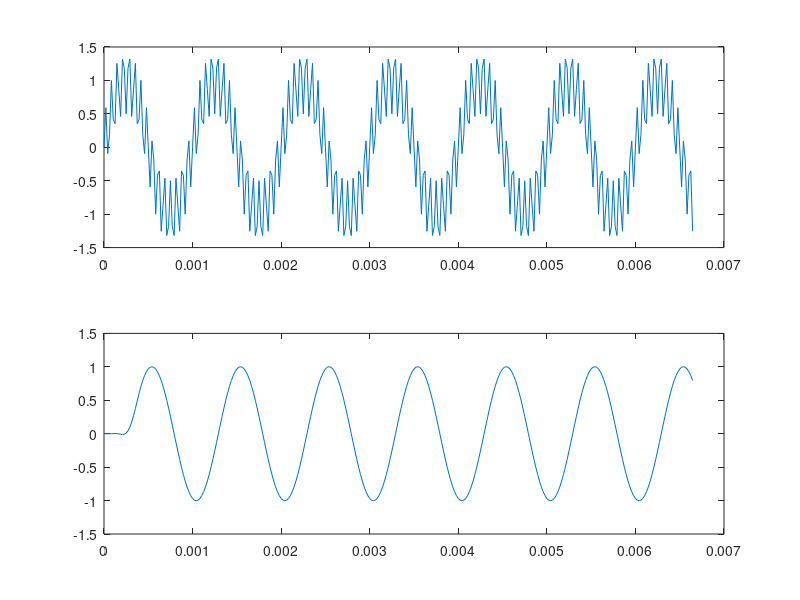
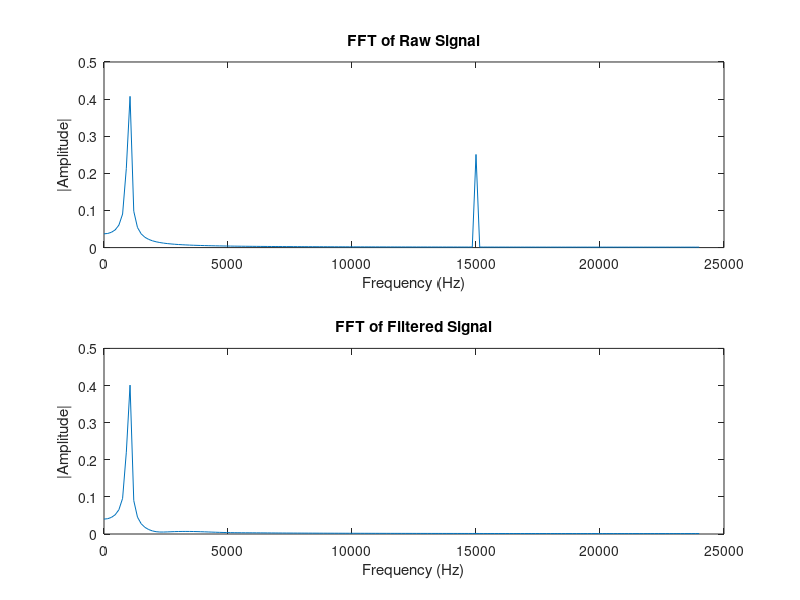

Source code (MATLAB) for these figures, in order:
clc
clear
close all;

data = [0.000000,0.000000,...
0.592466,-0.001080,...
-0.094734,-0.000768,...
0.191342,-0.000198,...
1.000000,0.000064,...
0.417420,0.002085,...
0.353553,0.003689,...
1.255293,0.001586,...
0.866025,-0.002628,...
0.461940,-0.007591,...
1.319479,-0.011939,...
1.182787,-0.008667,...
0.500000,0.008898,...
1.182787,0.043054,...
1.319479,0.097447,...
0.461940,0.174041,...
0.866025,0.268142,...
1.255293,0.374772,...
0.353553,0.489336,...
0.417420,0.602415,...
1.000000,0.705874,...
0.191342,0.796835,...
-0.094734,0.871590,...
0.592466,0.927788,...
-0.000000,0.968218,...
-0.592466,0.993467,...
0.094734,1.001205,...
-0.191342,0.992586,...
-1.000000,0.968154,...
-0.417420,0.925703,...
-0.353553,0.867901,...
-1.255293,0.795249,...
-0.866025,0.708502,...
-0.461940,0.610006,...
-1.319479,0.501275,...
-1.182787,0.383439,...
-0.500000,0.259244,...
-1.182787,0.130987,...
-1.319479,-0.000000,...
-0.461940,-0.130987,...
-0.866025,-0.259244,...
-1.255293,-0.383439,...
-0.353553,-0.501275,...
-0.417420,-0.610006,...
-1.000000,-0.708502,...
-0.191342,-0.795249,...
0.094734,-0.867901,...
-0.592466,-0.925703,...
0.000000,-0.968154,...
0.592466,-0.993666,...
-0.094734,-1.001974,...
0.191342,-0.993666,...
1.000000,-0.968154,...
0.417420,-0.925703,...
0.353553,-0.867901,...
1.255293,-0.795249,...
0.866025,-0.708502,...
0.461940,-0.610006,...
1.319479,-0.501275,...
1.182787,-0.383439,...
0.500000,-0.259244,...
1.182787,-0.130987,...
1.319479,0.000000,...
0.461940,0.130987,...
0.866025,0.259244,...
1.255293,0.383439,...
0.353553,0.501275,...
0.417420,0.610006,...
1.000000,0.708502,...
0.191342,0.795249,...
-0.094734,0.867901,...
0.592466,0.925703,...
0.000000,0.968154,...
-0.592466,0.993666,...
0.094734,1.001974,...
-0.191342,0.993666,...
-1.000000,0.968154,...
-0.417420,0.925703,...
-0.353553,0.867901,...
-1.255293,0.795249,...
-0.866025,0.708502,...
-0.461940,0.610006,...
-1.319479,0.501275,...
-1.182787,0.383439,...
-0.500000,0.259244,...
-1.182787,0.130987,...
-1.319479,-0.000000,...
-0.461940,-0.130987,...
-0.866025,-0.259244,...
-1.255293,-0.383439,...
-0.353553,-0.501275,...
-0.417420,-0.610006,...
-1.000000,-0.708502,...
-0.191342,-0.795249,...
0.094734,-0.867901,...
-0.592466,-0.925703,...
0.000000,-0.968154,...
0.592466,-0.993666,...
-0.094734,-1.001974,...
0.191342,-0.993666,...
1.000000,-0.968154,...
0.417420,-0.925703,...
0.353553,-0.867901,...
1.255293,-0.795249,...
0.866025,-0.708502,...
0.461940,-0.610006,...
1.319479,-0.501275,...
1.182787,-0.383439,...
0.500000,-0.259244,...
1.182787,-0.130987,...
1.319479,0.000000,...
0.461940,0.130987,...
0.866025,0.259244,...
1.255293,0.383439,...
0.353553,0.501275,...
0.417420,0.610006,...
1.000000,0.708502,...
0.191342,0.795249,...
-0.094734,0.867901,...
0.592466,0.925703,...
0.000000,0.968154,...
-0.592466,0.993666,...
0.094734,1.001974,...
-0.191342,0.993666,...
-1.000000,0.968154,...
-0.417420,0.925703,...
-0.353553,0.867901,...
-1.255293,0.795249,...
-0.866025,0.708502,...
-0.461940,0.610006,...
-1.319479,0.501275,...
-1.182787,0.383439,...
-0.500000,0.259244,...
-1.182787,0.130987,...
-1.319479,-0.000000,...
-0.461940,-0.130987,...
-0.866025,-0.259244,...
-1.255293,-0.383439,...
-0.353553,-0.501275,...
-0.417420,-0.610006,...
-1.000000,-0.708502,...
-0.191342,-0.795249,...
0.094734,-0.867901,...
-0.592466,-0.925703,...
-0.000000,-0.968154,...
0.592466,-0.993666,...
-0.094734,-1.001974,...
0.191342,-0.993666,...
1.000000,-0.968154,...
0.417420,-0.925703,...
0.353553,-0.867901,...
1.255293,-0.795249,...
0.866025,-0.708502,...
0.461940,-0.610006,...
1.319479,-0.501275,...
1.182787,-0.383439,...
0.500000,-0.259244,...
1.182787,-0.130987,...
1.319479,0.000000,...
0.461940,0.130987,...
0.866025,0.259244,...
1.255293,0.383439,...
0.353553,0.501275,...
0.417420,0.610006,...
1.000000,0.708502,...
0.191342,0.795249,...
-0.094734,0.867901,...
0.592466,0.925703,...
-0.000000,0.968154,...
-0.592466,0.993666,...
0.094734,1.001974,...
-0.191342,0.993666,...
-1.000000,0.968154,...
-0.417420,0.925703,...
-0.353553,0.867901,...
-1.255293,0.795249,...
-0.866025,0.708502,...
-0.461940,0.610006,...
-1.319479,0.501275,...
-1.182787,0.383439,...
-0.500000,0.259244,...
-1.182787,0.130987,...
-1.319479,-0.000000,...
-0.461940,-0.130987,...
-0.866025,-0.259244,...
-1.255293,-0.383439,...
-0.353553,-0.501275,...
-0.417420,-0.610006,...
-1.000000,-0.708502,...
-0.191342,-0.795249,...
0.094734,-0.867901,...
-0.592466,-0.925703,...
0.000000,-0.968154,...
0.592466,-0.993666,...
-0.094734,-1.001974,...
0.191342,-0.993666,...
1.000000,-0.968154,...
0.417420,-0.925703,...
0.353553,-0.867901,...
1.255293,-0.795249,...
0.866025,-0.708502,...
0.461940,-0.610006,...
1.319479,-0.501275,...
1.182787,-0.383439,...
0.500000,-0.259244,...
1.182787,-0.130987,...
1.319479,0.000000,...
0.461940,0.130987,...
0.866025,0.259244,...
1.255293,0.383439,...
0.353553,0.501275,...
0.417420,0.610006,...
1.000000,0.708502,...
0.191342,0.795249,...
-0.094734,0.867901,...
0.592466,0.925703,...
0.000000,0.968154,...
-0.592466,0.993666,...
0.094734,1.001974,...
-0.191342,0.993666,...
-1.000000,0.968154,...
-0.417420,0.925703,...
-0.353553,0.867901,...
-1.255293,0.795249,...
-0.866025,0.708502,...
-0.461940,0.610006,...
-1.319479,0.501275,...
-1.182787,0.383439,...
-0.500000,0.259244,...
-1.182787,0.130987,...
-1.319479,-0.000000,......
-0.461940,-0.130987,......
-0.866025,-0.259244,...
-1.255293,-0.383439,...
-0.353553,-0.501275,...
-0.417420,-0.610006,...
-1.000000,-0.708502,...
-0.191342,-0.795249,...
0.094734,-0.867901,...
-0.592466,-0.925703,......
-0.000000,-0.968154,............
0.592466,-0.993666,...
-0.094734,-1.001974,...
0.191342,-0.993666,...
1.000000,-0.968154,......
0.417420,-0.925703,...
0.353553,-0.867901,...
1.255293,-0.795249,...
0.866025,-0.708502,...
0.461940,-0.610006,...
1.319479,-0.501275,...
1.182787,-0.383439,...
0.500000,-0.259244,...
1.182787,-0.130987,...
1.319479,0.000000,...
0.461940,0.130987,...
0.866025,0.259244,...
1.255293,0.383439,...
0.353553,0.501275,...
0.417420,0.610006,...
1.000000,0.708502,...
0.191342,0.795249,...
-0.094734,0.867901,...
0.592466,0.925703,...
0.000000,0.968154,...
-0.592466,0.993666,...
0.094734,1.001974,...
-0.191342,0.993666,...
-1.000000,0.968154,...
-0.417420,0.925703,...
-0.353553,0.867901,...
-1.255293,0.795249,...
-0.866025,0.708502,...
-0.461940,0.610006,...
-1.319479,0.501275,...
-1.182787,0.383439,...
-0.500000,0.259244,...
-1.182787,0.130987,...
-1.319479,-0.000000,...
-0.461940,-0.130987,...
-0.866025,-0.259244,...
-1.255293,-0.383439,...
-0.353553,-0.501275,...
-0.417420,-0.610006,...
-1.000000,-0.708502,...
-0.191342,-0.795249,...
0.094734,-0.867901,...
-0.592466,-0.925703,...
-0.000000,-0.968154,......
0.592466,-0.993666,...
-0.094734,-1.001974,...
0.191342,-0.993666,...
1.000000,-0.968154,...
0.417420,-0.925703,...
0.353553,-0.867901,...
1.255293,-0.795249,...
0.866025,-0.708502,...
0.461940,-0.610006,...
1.319479,-0.501275,...
1.182787,-0.383439,...
0.500000,-0.259244,...
1.182787,-0.130987,...
1.319479,0.000000,...
0.461940,0.130987,...
0.866025,0.259244,...
1.255293,0.383439,...
0.353553,0.501275,...
0.417420,0.610006,...
1.000000,0.708502,...
0.191342,0.795249,...
-0.094734,0.867901,...
0.592466,0.925703,...
0.000000,0.968154,...
-0.592466,0.993666,...
0.094734,1.001974,...
-0.191342,0.993666,...
-1.000000,0.968154,...
-0.417420,0.925703,...
-0.353553,0.867901,...
-1.255293,0.795249,...
];


raw  = data(1:2:end);  % 奇數位，索引 1, 3, 5, ..., 639
filtered = data(2:2:end);  % 偶數位，索引 2, 4, 6, ..., 640

Fs = 48000;
L = length(raw);
f = Fs*(0:(L/2))/L;

sample_time = 1/48000;
t = 0 : sample_time : sample_time * (length(raw) - 1);


figure(1)
subplot(2,1,1);
plot(t,raw);
subplot(2,1,2);
plot(t,filtered);


% FFT原始訊號
Y_raw = fft(raw);
P2_raw = abs(Y_raw/L);
P1_raw = P2_raw(1:L/2+1);

% FFT濾波訊號
Y_filt = fft(filtered);
P2_filt = abs(Y_filt/L);
P1_filt = P2_filt(1:L/2+1);
figure(2)
subplot(2,1,1);
plot(f, P1_raw);
title('FFT of Raw Signal');
xlabel('Frequency (Hz)');
ylabel('|Amplitude|');

subplot(2,1,2);
plot(f, P1_filt);
title('FFT of Filtered Signal');
xlabel('Frequency (Hz)');
ylabel('|Amplitude|');

